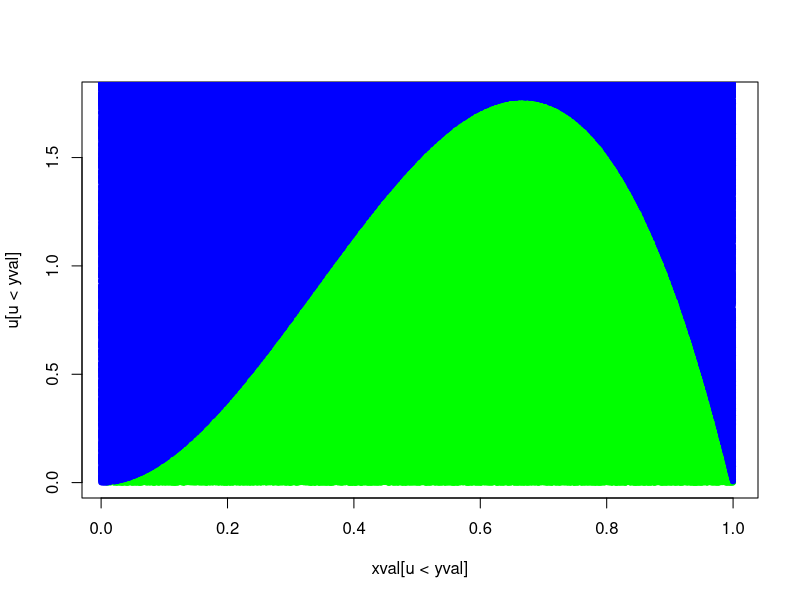

Source code (R):
# Part a
# My function is a uniform distribution from 0 to 1 scaled by a factor of 2

# Part b
xval = runif(1000000)
yval = dbeta(xval,3,2)
u = runif(1000000,0,2)
sum(ifelse(u < yval & xval < 0.25, 1, 0))/sum(ifelse(yval[u < yval],1,0))

# Part c
plot(xval[u < yval],u[u < yval],col="green",pch=20)
points(xval[u > yval],u[u > yval],col="blue",pch=20)
  sum(ifelse(u < yval,1,0))/1000000

quantile(xval[u < yval],c(0.025,0.975))

# Part d
pbeta(0.25,3,2)
qbeta(c(0.025,0.975),3,2)

